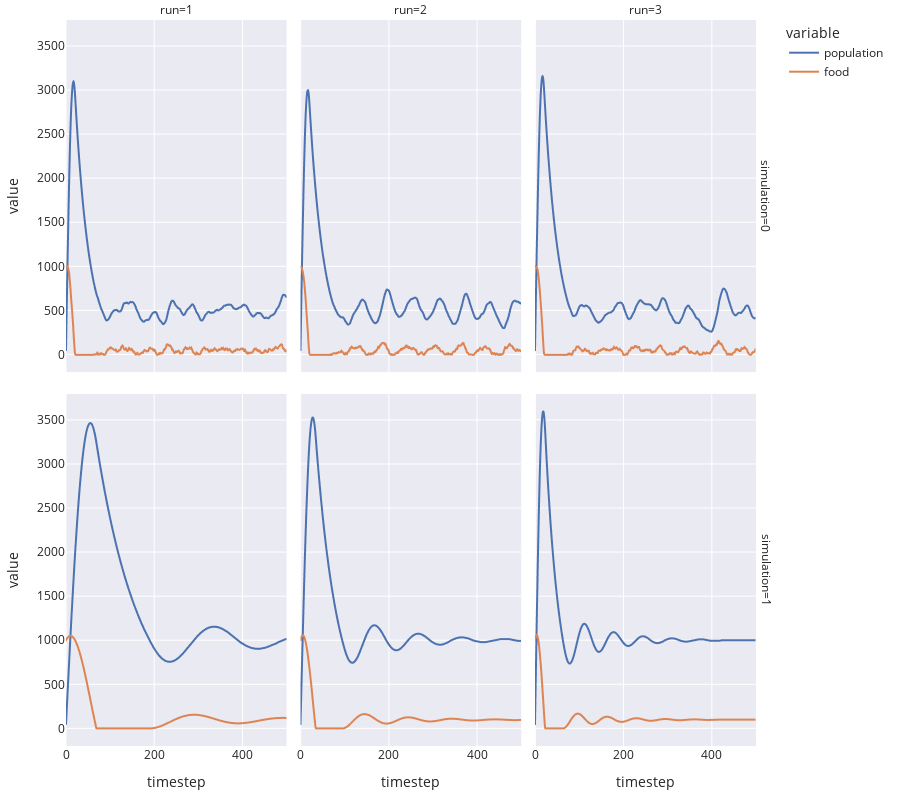

Notebook code cell kept with this figure:
### Code cell
import plotly.express as px

fig = px.line(
    df,
    x='timestep',
    y=['population', 'food'],
    facet_row='simulation',
    facet_col='run',
    height=800,
    template='seaborn'
)

fig.update_layout(
    margin=dict(l=20, r=20, t=20, b=20),
)

fig.show()

### Figure 1 — Plotly figure (JSON) as saved in the notebook; plotly's stock layout.template omitted (floating-point values rounded to 4 significant figures; data arrays with more than 128 entries replaced by an {"elided": "..."} marker saying what was removed)
{"data": [{"hovertemplate": "variable=population<br>simulation=0<br>run=1<br>timestep=%{x}<br>value=%{y}<extra></extra>", "legendgroup": "population", "line": {"color": "rgb(76,114,176)", "dash": "solid"}, "marker": {"symbol": "circle"}, "mode": "lines", "name": "population", "showlegend": true, "type": "scattergl", "x": {"elided": "501 int values"}, "xaxis": "x4", "y": {"elided": "501 int values"}, "yaxis": "y4"}, {"hovertemplate": "variable=population<br>simulation=0<br>run=2<br>timestep=%{x}<br>value=%{y}<extra></extra>", "legendgroup": "population", "line": {"color": "rgb(76,114,176)", "dash": "solid"}, "marker": {"symbol": "circle"}, "mode": "lines", "name": "population", "showlegend": false, "type": "scattergl", "x": {"elided": "501 int values"}, "xaxis": "x5", "y": {"elided": "501 int values"}, "yaxis": "y5"}, {"hovertemplate": "variable=population<br>simulation=0<br>run=3<br>timestep=%{x}<br>value=%{y}<extra></extra>", "legendgroup": "population", "line": {"color": "rgb(76,114,176)", "dash": "solid"}, "marker": {"symbol": "circle"}, "mode": "lines", "name": "population", "showlegend": false, "type": "scattergl", "x": {"elided": "501 int values"}, "xaxis": "x6", "y": {"elided": "501 int values"}, "yaxis": "y6"}, {"hovertemplate": "variable=population<br>simulation=1<br>run=1<br>timestep=%{x}<br>value=%{y}<extra></extra>", "legendgroup": "population", "line": {"color": "rgb(76,114,176)", "dash": "solid"}, "marker": {"symbol": "circle"}, "mode": "lines", "name": "population", "showlegend": false, "type": "scattergl", "x": {"elided": "501 int values"}, "xaxis": "x", "y": {"elided": "501 int values"}, "yaxis": "y"}, {"hovertemplate": "variable=population<br>simulation=1<br>run=2<br>timestep=%{x}<br>value=%{y}<extra></extra>", "legendgroup": "population", "line": {"color": "rgb(76,114,176)", "dash": "solid"}, "marker": {"symbol": "circle"}, "mode": "lines", "name": "population", "showlegend": false, "type": "scattergl", "x": {"elided": "501 int values"}, "xaxis": "x2", "y": {"elided": "501 int values"}, "yaxis": "y2"}, {"hovertemplate": "variable=population<br>simulation=1<br>run=3<br>timestep=%{x}<br>value=%{y}<extra></extra>", "legendgroup": "population", "line": {"color": "rgb(76,114,176)", "dash": "solid"}, "marker": {"symbol": "circle"}, "mode": "lines", "name": "population", "showlegend": false, "type": "scattergl", "x": {"elided": "501 int values"}, "xaxis": "x3", "y": {"elided": "501 int values"}, "yaxis": "y3"}, {"hovertemplate": "variable=food<br>simulation=0<br>run=1<br>timestep=%{x}<br>value=%{y}<extra></extra>", "legendgroup": "food", "line": {"color": "rgb(221,132,82)", "dash": "solid"}, "marker": {"symbol": "circle"}, "mode": "lines", "name": "food", "showlegend": true, "type": "scattergl", "x": {"elided": "501 int values"}, "xaxis": "x4", "y": {"elided": "501 float values"}, "yaxis": "y4"}, {"hovertemplate": "variable=food<br>simulation=0<br>run=2<br>timestep=%{x}<br>value=%{y}<extra></extra>", "legendgroup": "food", "line": {"color": "rgb(221,132,82)", "dash": "solid"}, "marker": {"symbol": "circle"}, "mode": "lines", "name": "food", "showlegend": false, "type": "scattergl", "x": {"elided": "501 int values"}, "xaxis": "x5", "y": {"elided": "501 float values"}, "yaxis": "y5"}, {"hovertemplate": "variable=food<br>simulation=0<br>run=3<br>timestep=%{x}<br>value=%{y}<extra></extra>", "legendgroup": "food", "line": {"color": "rgb(221,132,82)", "dash": "solid"}, "marker": {"symbol": "circle"}, "mode": "lines", "name": "food", "showlegend": false, "type": "scattergl", "x": {"elided": "501 int values"}, "xaxis": "x6", "y": {"elided": "501 float values"}, "yaxis": "y6"}, {"hovertemplate": "variable=food<br>simulation=1<br>run=1<br>timestep=%{x}<br>value=%{y}<extra></extra>", "legendgroup": "food", "line": {"color": "rgb(221,132,82)", "dash": "solid"}, "marker": {"symbol": "circle"}, "mode": "lines", "name": "food", "showlegend": false, "type": "scattergl", "x": {"elided": "501 int values"}, "xaxis": "x", "y": {"elided": "501 float values"}, "yaxis": "y"}, {"hovertemplate": "variable=food<br>simulation=1<br>run=2<br>timestep=%{x}<br>value=%{y}<extra></extra>", "legendgroup": "food", "line": {"color": "rgb(221,132,82)", "dash": "solid"}, "marker": {"symbol": "circle"}, "mode": "lines", "name": "food", "showlegend": false, "type": "scattergl", "x": {"elided": "501 int values"}, "xaxis": "x2", "y": {"elided": "501 float values"}, "yaxis": "y2"}, {"hovertemplate": "variable=food<br>simulation=1<br>run=3<br>timestep=%{x}<br>value=%{y}<extra></extra>", "legendgroup": "food", "line": {"color": "rgb(221,132,82)", "dash": "solid"}, "marker": {"symbol": "circle"}, "mode": "lines", "name": "food", "showlegend": false, "type": "scattergl", "x": {"elided": "501 int values"}, "xaxis": "x3", "y": {"elided": "501 float values"}, "yaxis": "y3"}], "layout": {"annotations": [{"font": {}, "showarrow": false, "text": "run=1", "x": 0.1567, "xanchor": "center", "xref": "paper", "y": 1, "yanchor": "bottom", "yref": "paper"}, {"font": {}, "showarrow": false, "text": "run=2", "x": 0.49, "xanchor": "center", "xref": "paper", "y": 1, "yanchor": "bottom", "yref": "paper"}, {"font": {}, "showarrow": false, "text": "run=3", "x": 0.8233, "xanchor": "center", "xref": "paper", "y": 1, "yanchor": "bottom", "yref": "paper"}, {"font": {}, "showarrow": false, "text": "simulation=1", "textangle": 90, "x": 0.98, "xanchor": "left", "xref": "paper", "y": 0.2425, "yanchor": "middle", "yref": "paper"}, {"font": {}, "showarrow": false, "text": "simulation=0", "textangle": 90, "x": 0.98, "xanchor": "left", "xref": "paper", "y": 0.7575, "yanchor": "middle", "yref": "paper"}], "height": 800, "legend": {"title": {"text": "variable"}, "tracegroupgap": 0}, "margin": {"b": 20, "l": 20, "r": 20, "t": 20}, "xaxis": {"anchor": "y", "domain": [0, 0.3133], "title": {"text": "timestep"}}, "xaxis2": {"anchor": "y2", "domain": [0.3333, 0.6467], "matches": "x", "title": {"text": "timestep"}}, "xaxis3": {"anchor": "y3", "domain": [0.6667, 0.98], "matches": "x", "title": {"text": "timestep"}}, "xaxis4": {"anchor": "y4", "domain": [0, 0.3133], "matches": "x", "showticklabels": false}, "xaxis5": {"anchor": "y5", "domain": [0.3333, 0.6467], "matches": "x", "showticklabels": false}, "xaxis6": {"anchor": "y6", "domain": [0.6667, 0.98], "matches": "x", "showticklabels": false}, "yaxis": {"anchor": "x", "domain": [0, 0.485], "title": {"text": "value"}}, "yaxis2": {"anchor": "x2", "domain": [0, 0.485], "matches": "y", "showticklabels": false}, "yaxis3": {"anchor": "x3", "domain": [0, 0.485], "matches": "y", "showticklabels": false}, "yaxis4": {"anchor": "x4", "domain": [0.515, 1], "matches": "y", "title": {"text": "value"}}, "yaxis5": {"anchor": "x5", "domain": [0.515, 1], "matches": "y", "showticklabels": false}, "yaxis6": {"anchor": "x6", "domain": [0.515, 1], "matches": "y", "showticklabels": false}}}
